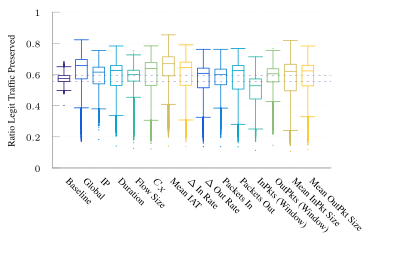

Generate this figure with gnuplot:
set terminal tikz standalone color size 10cm,6.67cm font '\scriptsize' preamble '\usepackage{microtype} \usepackage{times} \usepackage[T1]{fontenc} \usepackage{siunitx}\sisetup{detect-all}' createstyle
set output "ftprep-laf-cap-box.tex"

load "parula.pal"
#load "inferno.pal"

set style line 102 lc rgb '#a0a0a0' lt 1 lw 1
set style boxplot outliers pointtype 7
set style data boxplot
set border ls 102
set colorbox border 102
set key textcolor rgb "black"
set tics textcolor rgb "black"
set label textcolor rgb "black"

set border 3
set grid y
set xtics nomirror
set xtics rotate by -45
set ytics nomirror

set key autotitle columnhead
set datafile separator ","

#set xlabel "Iteration ($t \\cdot{} \\SI{50}{\\milli\\second}$)"
set ylabel "Ratio Legit Traffic Preserved"

set yrange [0.0:1.0]
set xrange [-1.0:23.0]
set xtics ("Baseline" 0.0, \
	"Global" 1.5, \
	"IP" 3.0, \
	"Duration" 4.5, \
	"Flow Size" 6.0, \
	"$C_X$" 7.5, \
	"Mean IAT" 9.0, \
	"$\\Delta$ In Rate" 10.5, \
	"$\\Delta$ Out Rate" 12.0, \
     "Packets In" 13.5, \
	"Packets Out" 15.0, \
	"InPkts (Window)" 16.5, \
	"OutPkts (Window)" 18.0, \
	"Mean InPkt Size" 19.5, \
	"Mean OutPkt Size" 21.0, \
     ) scale 0.0
	
#set key inside bottom right
set boxwidth 1
unset key
set pointsize 0.1

stats '../results/baseline-2-avg.csv' u 3
set arrow from -1.0,STATS_up_quartile to 23.0,STATS_up_quartile nohead ls 1 dt "." lc rgb '#a7352a87'
set arrow from -1.0,STATS_lo_quartile to 23.0,STATS_lo_quartile nohead ls 1 dt "." lc rgb '#a7352a87'

plot '../results/baseline-2-avg.csv' u (0.0):3:(1.0) ls 1, \
     '../results/ft-g-avg.csv' u (1.5):3:(1.0) ls 2, \
     '../results/ft-cap-laf,0-avg.csv' u (3.0):3:(1.0) ls 3, \
     '../results/ft-cap-laf,2-avg.csv' u (4.5):3:(1.0) ls 4, \
     '../results/ft-cap-laf,3-avg.csv' u (6.0):3:(1.0) ls 5, \
     '../results/ft-cap-laf,4-avg.csv' u (7.5):3:(1.0) ls 6, \
     '../results/ft-cap-laf,5-avg.csv' u (9.0):3:(1.0) ls 7, \
     '../results/ft-cap-laf,6-avg.csv' u (10.5):3:(1.0) ls 8, \
     '../results/ft-cap-laf,7-avg.csv' u (12.0):3:(1.0) ls 2, \
     '../results/ft-cap-laf,8-avg.csv' u (13.5):3:(1.0) ls 3, \
     '../results/ft-cap-laf,9-avg.csv' u (15.0):3:(1.0) ls 4, \
     '../results/ft-cap-laf,10-avg.csv' u (16.5):3:(1.0) ls 5, \
     '../results/ft-cap-laf,11-avg.csv' u (18.0):3:(1.0) ls 6, \
     '../results/ft-cap-laf,12-avg.csv' u (19.5):3:(1.0) ls 7, \
     '../results/ft-cap-laf,13-avg.csv' u (21.0):3:(1.0) ls 8

set out
